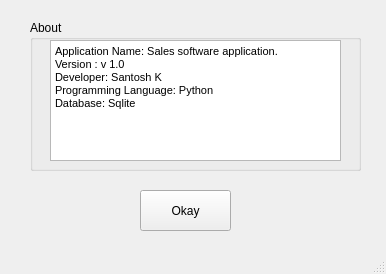
<?xml version="1.0" encoding="UTF-8"?>
<ui version="4.0">
 <class>MainWindow</class>
 <widget class="QMainWindow" name="MainWindow">
  <property name="geometry">
   <rect>
    <x>0</x>
    <y>0</y>
    <width>386</width>
    <height>274</height>
   </rect>
  </property>
  <property name="windowTitle">
   <string>MainWindow</string>
  </property>
  <widget class="QWidget" name="centralwidget">
   <widget class="QGroupBox" name="groupBox">
    <property name="geometry">
     <rect>
      <x>30</x>
      <y>20</y>
      <width>331</width>
      <height>151</height>
     </rect>
    </property>
    <property name="title">
     <string>About</string>
    </property>
    <widget class="QTextEdit" name="textEdit">
     <property name="geometry">
      <rect>
       <x>20</x>
       <y>20</y>
       <width>291</width>
       <height>121</height>
      </rect>
     </property>
     <property name="html">
      <string>&lt;!DOCTYPE HTML PUBLIC &quot;-//W3C//DTD HTML 4.0//EN&quot; &quot;http://www.w3.org/TR/REC-html40/strict.dtd&quot;&gt;
&lt;html&gt;&lt;head&gt;&lt;meta name=&quot;qrichtext&quot; content=&quot;1&quot; /&gt;&lt;style type=&quot;text/css&quot;&gt;
p, li { white-space: pre-wrap; }
&lt;/style&gt;&lt;/head&gt;&lt;body style=&quot; font-family:'MS Shell Dlg 2'; font-size:8pt; font-weight:400; font-style:normal;&quot;&gt;
&lt;p style=&quot; margin-top:0px; margin-bottom:0px; margin-left:0px; margin-right:0px; -qt-block-indent:0; text-indent:0px;&quot;&gt;Application Name: Sales software application.&lt;/p&gt;
&lt;p style=&quot; margin-top:0px; margin-bottom:0px; margin-left:0px; margin-right:0px; -qt-block-indent:0; text-indent:0px;&quot;&gt;Version : v 1.0&lt;/p&gt;
&lt;p style=&quot; margin-top:0px; margin-bottom:0px; margin-left:0px; margin-right:0px; -qt-block-indent:0; text-indent:0px;&quot;&gt;Developer: Santosh K&lt;/p&gt;
&lt;p style=&quot; margin-top:0px; margin-bottom:0px; margin-left:0px; margin-right:0px; -qt-block-indent:0; text-indent:0px;&quot;&gt;Programming Language: Python&lt;/p&gt;
&lt;p style=&quot; margin-top:0px; margin-bottom:0px; margin-left:0px; margin-right:0px; -qt-block-indent:0; text-indent:0px;&quot;&gt;Database: Sqlite&lt;/p&gt;
&lt;p style=&quot; margin-top:0px; margin-bottom:0px; margin-left:0px; margin-right:0px; -qt-block-indent:0; text-indent:0px;&quot;&gt; &lt;/p&gt;&lt;/body&gt;&lt;/html&gt;</string>
     </property>
    </widget>
   </widget>
   <widget class="QPushButton" name="okay_button">
    <property name="geometry">
     <rect>
      <x>140</x>
      <y>190</y>
      <width>91</width>
      <height>41</height>
     </rect>
    </property>
    <property name="text">
     <string>Okay</string>
    </property>
   </widget>
  </widget>
  <widget class="QMenuBar" name="menubar">
   <property name="geometry">
    <rect>
     <x>0</x>
     <y>0</y>
     <width>386</width>
     <height>18</height>
    </rect>
   </property>
  </widget>
  <widget class="QStatusBar" name="statusbar"/>
 </widget>
 <resources/>
 <connections/>
</ui>
